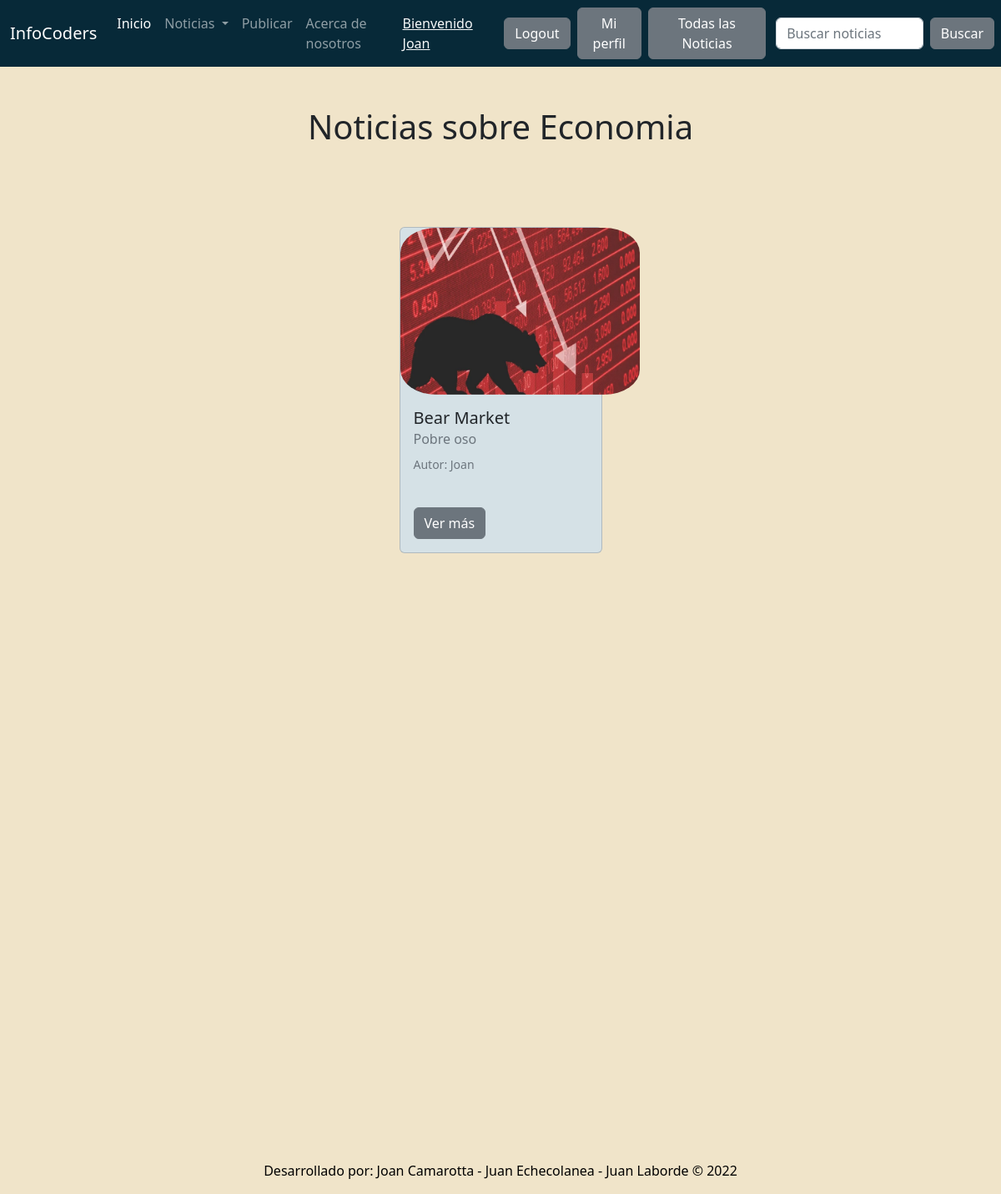
/noticias/economia/ (signed in), run on the app's committed database.
### blog/models.py (models this page shows, shortened)
class Note(models.Model):
    title = models.CharField(max_length=100, blank=True, null=True)
    subtitle = models.CharField(max_length=100)
    author = models.CharField(max_length=50)
    publish_date = models.DateField(default=now)
    text = models.TextField(blank=True)
    category = models.ForeignKey('Categoria', on_delete=models.CASCADE, related_name='blog')
    image = models.ImageField(upload_to='note_image', blank = True, null = True)
    is_active = models.BooleanField(default=True, blank = True)
    class Meta:
        verbose_name = 'Nota'
        verbose_name_plural = 'Notas'

### blog/views.py (the view)
# urls.py: path('economia/', economy_post, name = 'economy_post'),
def economy_post(request):
    economy = Note.objects.filter(category_id = 3)
    context = {'economy' : economy}
    return render(request, 'economy_post.html', context = context)

### templates/economy_post.html (shortened to what this page needs)
{% extends 'base.html' %}
{% block content %}
<h1
class="fw-bopld text-center py-5">
Noticias sobre Economia
</h1>
<div class="container px-8 px-lg-7 mt-5">
    <div class="row gx-4 gx-lg-5 row-cols-2 row-cols-md-3 row-cols-xl-4 justify-content-center">
      {% for note in economy %}
        <div class="col mb-5">
            <div class="card h-120" style="background-color:#d5e1e6">
              {% if note.image %}
              <img class="card-img-top" src="{{note.image.url}}"style= "border-radius: 15%; border: 5px; width: 287px; height: 200px; position: relative;"/>
              {% endif %}
              <div class="col-md-8">
                <div class="card-body">
                  <h5 class="card-title">{{note.title}}</h5>
                  <h6 class="card-subtitle mb-2 text-muted">{{note.subtitle}}</h6>
                  <p class="card-text"><small class="text-muted">Autor: {{note.author}}</small></p>
                  <br>
                  <a href="/noticias/leer-noticia/{{note.id}}/" class="btn btn-secondary">Ver más</a>
                </div>
            </div>
        </div>
    </div>
{% endfor %}
{% endblock %}

### templates/base.html (shortened to what this page needs)
<!doctype html>
<html lang="en">
  <head>
    <link href="https://cdn.jsdelivr.net/npm/bootstrap@5.2.0-beta1/dist/css/bootstrap.min.css" rel="stylesheet">
  </head>
  <body>
    {% load static %}
    <nav class="navbar navbar-expand-lg navbar-dark" style="background-color: #072938;">
        <div class="container-fluid">
          <a class="navbar-brand">InfoCoders</a>
          <div class="collapse navbar-collapse" id="navbarSupportedContent">
            <ul class="navbar-nav me-auto mb-2 mb-lg-0">
              <li class="nav-item">
                <a class="nav-link active" aria-current="page" href="/index/">Inicio</a>
              <li class="nav-item dropdown">
                <a class="nav-link dropdown-toggle" href="#" id="navbarDropdown" role="button" data-bs-toggle="dropdown" aria-expanded="false">
                  Noticias
                </a>
                {% if request.user.is_authenticated %}
                <li class="nav-item">
                  <a class="nav-link" href="/noticias/crear-nota/">Publicar</a>
                </li>
                {% endif %}
                  <li class="nav-item">
                    <a class="nav-link" href="/sobre-nosotros/">Acerca de nosotros</a>
                  </li>
                </div>
                  <ul class="navbar-nav me-auto mb-2 mb-lg-0">
                  <div class="collapse navbar-collapse" id="navbarSupportedContent">
                        {% if request.user.is_authenticated %}
                        <li class="nav-item">
                          <a class="text-light" style="margin-right: 1rem;">
                          <h7>Bienvenido {{request.user.username}} </h7></a>
                        </li>
                        <li class="nav-item">
                            <a class="btn btn-secondary me-2" href="/cuenta/cerrar-sesion/">Logout</a>
                        </li>
                        <li class="nav-item">
                          <a class="btn btn-secondary me-2" href="/cuenta/perfil/">Mi perfil</a>
                      </li>
                        <li class="nav-item">
                          <a class="btn btn-secondary" href="/noticias/todas-las-noticias/">Todas las Noticias</a>
                      </li>
                        {% endif %}
                      </ul>
          </div>
    <form class="d-flex" role="search" action="/noticias/buscar/" metod= "GET">
    <input class="form-control me-2" type = "text" placeholder = "Buscar noticias" name = 'search' aria-label = "Search">
    <button class="btn btn-secondary me-2" type="submit">Buscar</button>
  </form>
      </nav>
      {% block content %}
      {% endblock %}
    </div>
  </body>
  <footer>
    <br>
    <br>
    <br>
    <br>
    <br>
    <br>
    <br>
    <br>
    <br>
    <br>
    <br>
    <br>
    <br>
    <br>
    <br>
    <br>
    <br>
    <br>
    <br>
    <br>
    <br>
    <br>
    <br>
    <br>
    <br>
    <br>
    <br>
    <br>
    <div class="sticky-xxl-bottom m-2 text-center text-black">
      <p>Desarrollado por: Joan Camarotta - Juan Echecolanea - Juan Laborde &copy 2022</p>
      </div>
  </footer>
</html>

### templates/base.html (style rules this page uses)
body { background-color: #f0e4c9; margin: 0; }

### data on the page
Note: image (picture), title "Bear Market", subtitle "Pobre oso", author "Joan"

### other printed values
{{ request.user.username }} "Joan"
